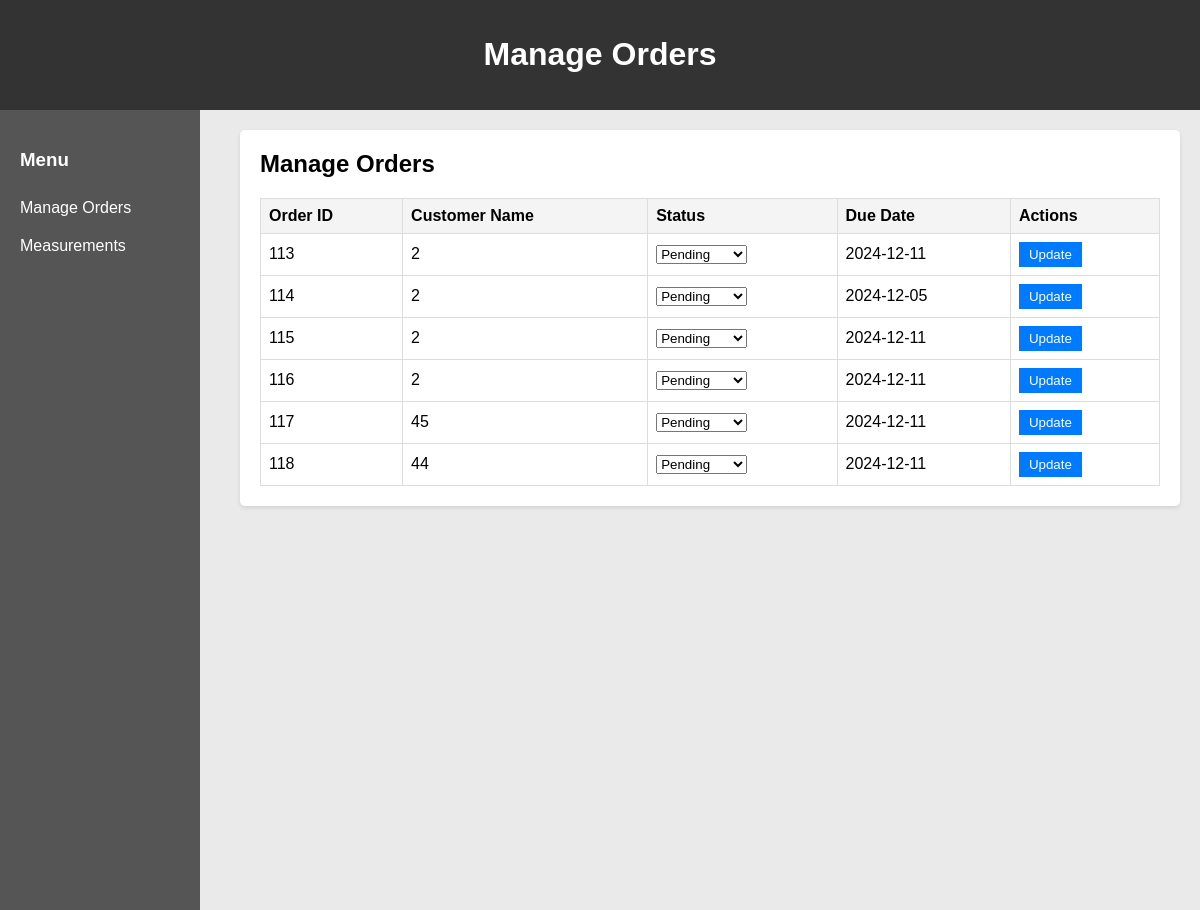
The page /staff/updateOrder.php on the database its author committed.
### tables this page shows
CREATE TABLE `orders` (
  `ORDER_ID` int(11) NOT NULL,
  `USER_ID` int(11) NOT NULL,
  `DRESS_ID` int(11) DEFAULT NULL,
  `FABRIC_ID` int(11) DEFAULT NULL,
  `OPTION_ID` int(11) DEFAULT NULL,
  `STATUSES` enum('PENDING','IN-PROGRESS','COMPLETED','SHIPPED','DELIVERED','CANCELLED','CART') NOT NULL,
  `SSIZE` varchar(100) DEFAULT NULL,
  `QUANTITY` int(2) NOT NULL DEFAULT 1,
  `TOTAL_PRICE` decimal(10,2) NOT NULL,
  `CATEGORY` enum('FABRIC_PURCHASE','DRESS_PURCHASE','DRESS_CUSTOMIZATION','FULLY_CUSTOMIZATION','OFFLINE_PURCHASE') NOT NULL,
  `ESTIMATED_DELIVERY_DATE` date DEFAULT NULL,
  `ACTUAL_DELIVERY_DATE` date DEFAULT NULL,
  `CREATED_AT` datetime NOT NULL DEFAULT current_timestamp()
);

CREATE TABLE `users` (
  `USER_ID` int(11) NOT NULL,
  `USERNAME` varchar(50) NOT NULL,
  `PASSWORDD` varchar(255) NOT NULL,
  `EMAIL` varchar(100) DEFAULT NULL,
  `PHONE` varchar(15) NOT NULL,
  `USER_TYPE` enum('ADMIN','CUSTOMER','STAFF','OFF_CUSTOMER') NOT NULL,
  `ADDRESSS` text DEFAULT NULL,
  `CREATED_AT` datetime NOT NULL DEFAULT current_timestamp(),
  `PROFILE_PICTURE` varchar(255) DEFAULT NULL,
  `blocked` tinyint(1) DEFAULT 0
);

### staff/updateOrder.php (the view, shortened to what this page needs)
<?php
$host = "localhost";
$dbname = "fashion";
$username = "root";
$password = "";
$conn = mysqli_connect($host, $username, $password, $dbname);
?>
<!DOCTYPE html>
<html lang="en">
<head>
    <link rel="stylesheet" href="staff.css">
</head>
<body>
    <div class="header">
        <h1>Manage Orders</h1>
    </div>
    <div class="staff-dashboard">
        <aside class="sidebar">
            <h3>Menu</h3>
            <a href="manageOrder.php">Manage Orders</a>
            <a href="measurement.html">Measurements</a>
        </aside>
        <main class="main-content">
            <section id="manage-orders-section" class="card">
                <h2>Manage Orders</h2>
                <table>
                    <thead>
                        <tr>
                            <th>Order ID</th>
                            <th>Customer Name</th>
                            <th>Status</th>
                            <th>Due Date</th>
                            <th>Actions</th>
                        </tr>
                    </thead>
                    <tbody>
                        <?php
                        $sql = "SELECT orders.ORDER_ID, users.USER_ID, orders.STATUSES, orders.ESTIMATED_DELIVERY_DATE
                                FROM orders
                                INNER JOIN users ON orders.USER_ID = users.USER_ID";
                        $result = $conn->query($sql);
                        if ($result->num_rows > 0) {
                            while ($row = $result->fetch_assoc()) {
                                echo "<tr>";
                                echo "<td>" . $row['ORDER_ID'] . "</td>";
                                echo "<td>" . $row['USER_ID'] . "</td>";
                                echo "<td>";
                                echo "<form action='' method='post'>";
                                echo "<select name='status'>
                                        <option value='pending'" . ($row['STATUSES'] == 'pending' ? " selected" : "") . ">Pending</option>
                                        <option value='in progress'" . ($row['STATUSES'] == 'in progress' ? " selected" : "") . ">In Progress</option>
                                        <option value='completed'" . ($row['STATUSES'] == 'completed' ? " selected" : "") . ">Completed</option>
                                        <option value='delivered'" . ($row['STATUSES'] == 'delivered' ? " selected" : "") . ">Delivered</option>
                                        <option value='cancelled'" . ($row['STATUSES'] == 'cancelled' ? " selected" : "") . ">Cancelled</option>
                                    </select>";
                                echo "</td>";
                                echo "<td>" . $row['ESTIMATED_DELIVERY_DATE'] . "</td>";
                                echo "<td><button type='submit'>Update</button></form></td>";
                                echo "</tr>";
                            }
                        } else {
                            echo "<tr><td colspan='5'>No orders found</td></tr>";
                        }
                        ?>
                    </tbody>
                </table>
            </section>
        </main>
    </div>
</body>
</html>

### staff/staff.css (style rules this page uses)
body { font-family: Arial, sans-serif; background-color: #eaeaea; margin: 0; padding: 0; }
.header { background-color: #333; color: #fff; padding: 15px; text-align: center; }
.sidebar { width: 200px; background-color: #555; color: #fff; height: 100vh; float: left; padding: 20px; box-sizing: border-box; }
.sidebar a { color: #fff; display: block; padding: 10px 0; text-decoration: none; }
.main-content { margin-left: 220px; padding: 20px; box-sizing: border-box; }
.card { background-color: #fff; border-radius: 5px; box-shadow: 0 2px 4px rgba(0, 0, 0, 0.1); margin-bottom: 20px; padding: 20px; box-sizing: border-box; }
.card h2 { margin-top: 0; }
.card table { width: 100%; border-collapse: collapse; }
.card table th, .card table td { border: 1px solid #ddd; padding: 8px; text-align: left; }
.card table th { background-color: #f4f4f4; }
button { padding: 5px 10px; margin-right: 5px; border: none; background-color: #007bff; color: #fff; cursor: pointer; }

### rows shown on the page
orders: ORDER_ID "113", USER_ID.USER_ID "2", ESTIMATED_DELIVERY_DATE "2024-12-11"
orders: ORDER_ID "114", USER_ID.USER_ID "2", ESTIMATED_DELIVERY_DATE "2024-12-05"
orders: ORDER_ID "115", USER_ID.USER_ID "2", ESTIMATED_DELIVERY_DATE "2024-12-11"
orders: ORDER_ID "116", USER_ID.USER_ID "2", ESTIMATED_DELIVERY_DATE "2024-12-11"
orders: ORDER_ID "117", USER_ID.USER_ID "45", ESTIMATED_DELIVERY_DATE "2024-12-11"
orders: ORDER_ID "118", USER_ID.USER_ID "44", ESTIMATED_DELIVERY_DATE "2024-12-11"
